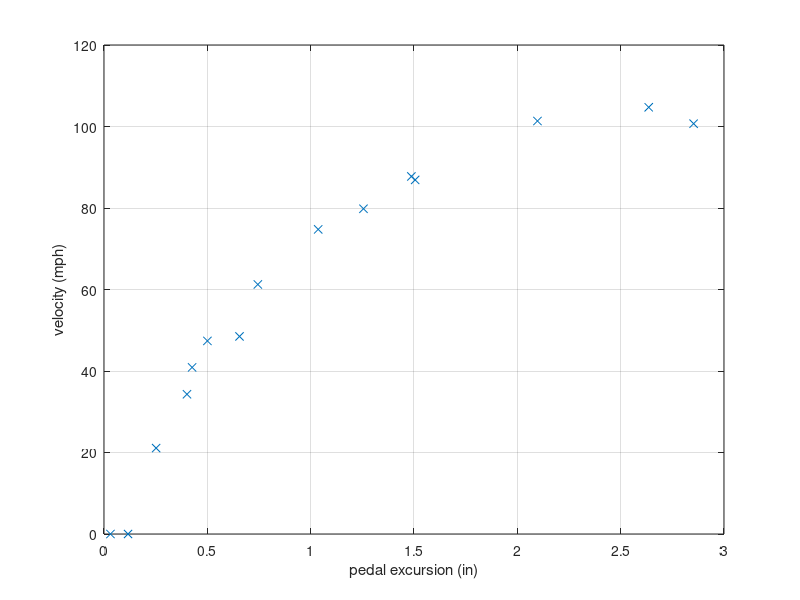

Source code (MATLAB): (Note: this script raises an error after producing the figure.)
% Fundamentals of Linear Control
% Mauricio de Oliveira
% Supplemental material for Chapter 1

% load data for static car model
load CarModel

% Fig. 1.4: pedal excursion (us) x velocity (vs)
figure(1), clf
plot(us, vs, 'x')
xlabel('pedal excursion (in)')
ylabel('velocity (mph)')
ylim([0 120])
grid

% least-square fit
f = fit(us', vs', 'a*atan(b*x)', 'StartPoint', [80,1])
% round to one digit
alpha = round(f.a*10)/10
beta = round(f.b*10)/10

% plot fitted data
u = 0 : 0.01 : 3;
v = alpha*atan(beta*u);

% Fig. 1.5: pedal excursion (us) x velocity (vs) with nonlinear fit
figure(2), clf
plot(u, v, '-', us, vs, 'x');
xlabel('pedal excursion (in)')
ylabel('velocity (mph)')
title(['y = ' num2str(alpha,3) ' atan(' num2str(beta,2) ' u)'])
ylim([0 120])
grid

% linear fit
g1 = vs / us;
g1 = round(g1*10)/10

% linearized nonlinear model
g2 = round(alpha*beta*10)/10

% Fig. 1.6: pedal excursion (us) x velocity (vs) with nonlinear and
% linear fits
figure(3), clf
plot(u, v, '-', u, g1*u, '--', u, g2*u, '--', us, vs, 'x');
xlabel('pedal excursion (in)')
ylabel('velocity (mph)')
ylim([0 120])
title(['y = ' num2str(alpha,3) ' atan(' num2str(beta,2) ' u),  ' ...
       'y = ' num2str(g1,3) ' u,  ' ...
       'y = ' num2str(g2,4) ' u ' ...
      ])
grid

%
% Static model for the car velocity control
% Static feedback control
%

% pick extra point in the middle
g3 = 73.3

% build table of closed loop gains
ks = [0.02 0.05 0.5 1 3]
ks = [0.02 0.05 1 3]
mat = [
g1 * ks ./ ( 1 + g1 * ks);
g3 * ks ./ ( 1 + g3 * ks);
g2 * ks ./ ( 1 + g2 * ks);
];

% Table 1.1: Linear closed-loop gains
printmat(mat, 'Table 1.1', num2str([g1,g3,g2]), num2str(ks))

% closed loop nonlinear gains
u = 0 : 0.01 : 3;
ybars = 40 : 5 : 100;
i = 1;
H = [];
for k = ks
  l = 1;
  for ybar = ybars
    f = inline(['y - ' num2str(alpha) '*atan(' num2str(beta) '*' num2str(k) '*(' num2str(ybar) '-y))'], 'y');
    H(i,l) = fsolve(f, ybar, optimoptions('fsolve','Display','off')) / ybar;
    l = l + 1;
  end
  i = i + 1;
end

leg = [char(ones(4, 1) * double('K = ')) num2str(ks','%3.2f') char(ones(4, 1)) * ' '];

% Fig. 1.9: nonlinear closed-loop gains
figure(4), clf
plot(ybars, H, [40 100], [1 1], 'k--')
xlabel('velocity (mph)')
ylabel('velocity/target')
legend(leg, 'Location', 'SouthWest');
ylim([0.5 1.02])
grid
